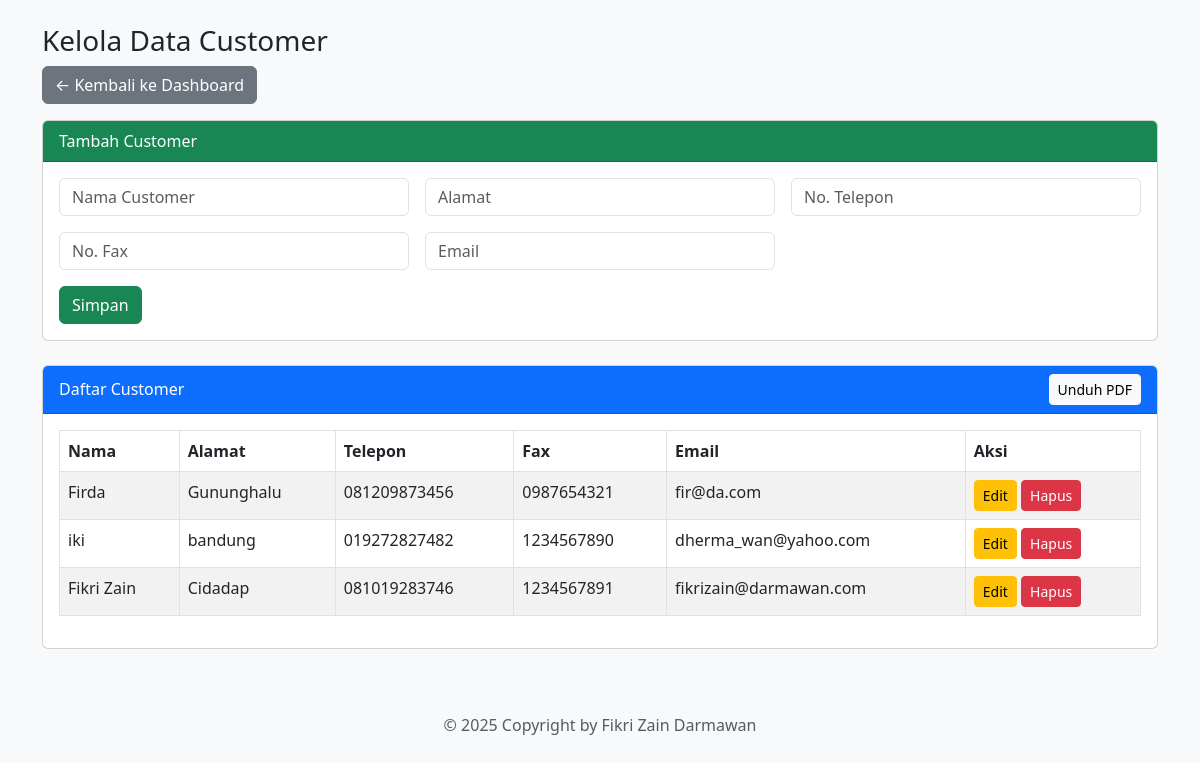
The page /petugas/pages/customer.php (signed in) on the database its author committed.
### tables this page shows
CREATE TABLE `customer` (
  `id_customer` int(6) NOT NULL,
  `nama_customer` varchar(30) NOT NULL,
  `alamat` varchar(30) NOT NULL,
  `telp` text NOT NULL,
  `fax` text NOT NULL,
  `email` varchar(30) NOT NULL
);

### petugas/pages/customer.php (the view, shortened to what this page needs)
<?php
include '../../config/config.php';
?>
<!DOCTYPE html>
<html>
<head>
    <link href="https://cdn.jsdelivr.net/npm/bootstrap@5.3.0/dist/css/bootstrap.min.css" rel="stylesheet">
</head>
<body class="bg-light">
<div class="container mt-4">
    <h3>Kelola Data Customer</h3>
    <a href="../dashboard.php" class="btn btn-secondary mb-3">← Kembali ke Dashboard</a>
    <div class="card mb-4">
        <div class="card-header bg-success text-white">Tambah Customer</div>
        <div class="card-body">
            <form method="POST">
                <div class="row g-3">
                    <div class="col-md-4">
                        <input type="text" name="nama_customer" placeholder="Nama Customer" class="form-control" required>
                    </div>
                    <div class="col-md-4">
                        <input type="text" name="alamat" placeholder="Alamat" class="form-control" required>
                    </div>
                    <div class="col-md-4">
                        <input type="text" name="telp" placeholder="No. Telepon" class="form-control" required>
                    </div>
                    <div class="col-md-4">
                        <input type="text" name="fax" placeholder="No. Fax" class="form-control">
                    </div>
                    <div class="col-md-4">
                        <input type="email" name="email" placeholder="Email" class="form-control" required>
                    </div>
                </div>
                <button type="submit" name="tambah" class="btn btn-success mt-3">Simpan</button>
            </form>
        </div>
    </div>
    <div class="card">
    <div class="card-header bg-primary text-white d-flex justify-content-between align-items-center">
    <span>Daftar Customer</span>
    <a href="export_customer.php" class="btn btn-light btn-sm" target="_blank">Unduh PDF</a>
</div>
        <div class="card-body">
            <table class="table table-bordered table-striped">
                <thead>
                    <tr>
                        <th>Nama</th>
                        <th>Alamat</th>
                        <th>Telepon</th>
                        <th>Fax</th>
                        <th>Email</th>
                        <th>Aksi</th>
                    </tr>
                </thead>
                <tbody>
                <?php
                $customers = $conn->query("SELECT * FROM customer ORDER BY id_customer DESC");
                while ($c = $customers->fetch_assoc()):
                ?>
                    <tr>
                        <td><?= htmlspecialchars($c['nama_customer']) ?></td>
                        <td><?= htmlspecialchars($c['alamat']) ?></td>
                        <td><?= htmlspecialchars($c['telp']) ?></td>
                        <td><?= htmlspecialchars($c['fax']) ?></td>
                        <td><?= htmlspecialchars($c['email']) ?></td>
                        <td>
                            <button class="btn btn-warning btn-sm" data-bs-toggle="modal" data-bs-target="#editModal<?= $c['id_customer'] ?>">Edit</button>
                            <a href="?hapus=<?= $c['id_customer'] ?>" class="btn btn-danger btn-sm" onclick="return confirm('Hapus customer ini?')">Hapus</a>
                        </td>
                    </tr>
                <?php endwhile; ?>
                </tbody>
            </table>
        </div>
    </div>
</div>
<footer class="text-center text-muted py-3 mt-5">
    &copy; 2025 Copyright by Fikri Zain Darmawan
</footer>
</body>
</html>

### rows shown on the page
customer: nama_customer "Firda", alamat "Gununghalu", telp "081209873456", fax "0987654321", email "fir@da.com"
customer: nama_customer "iki", alamat "bandung", telp "019272827482", fax "1234567890", email "dherma_wan@yahoo.com"
customer: nama_customer "Fikri Zain", alamat "Cidadap", telp "081019283746", fax "1234567891", email "fikrizain@darmawan.com"
